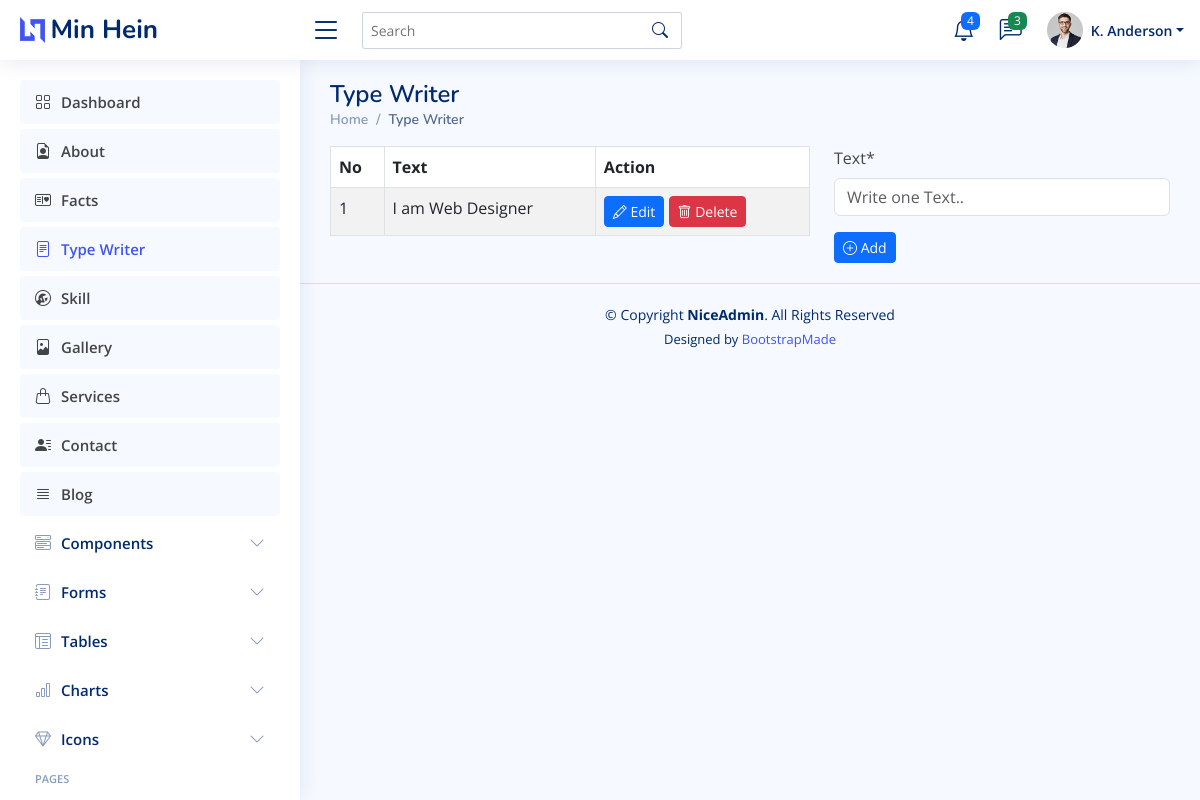
The app's page /dashboard/type_writer/, older data.
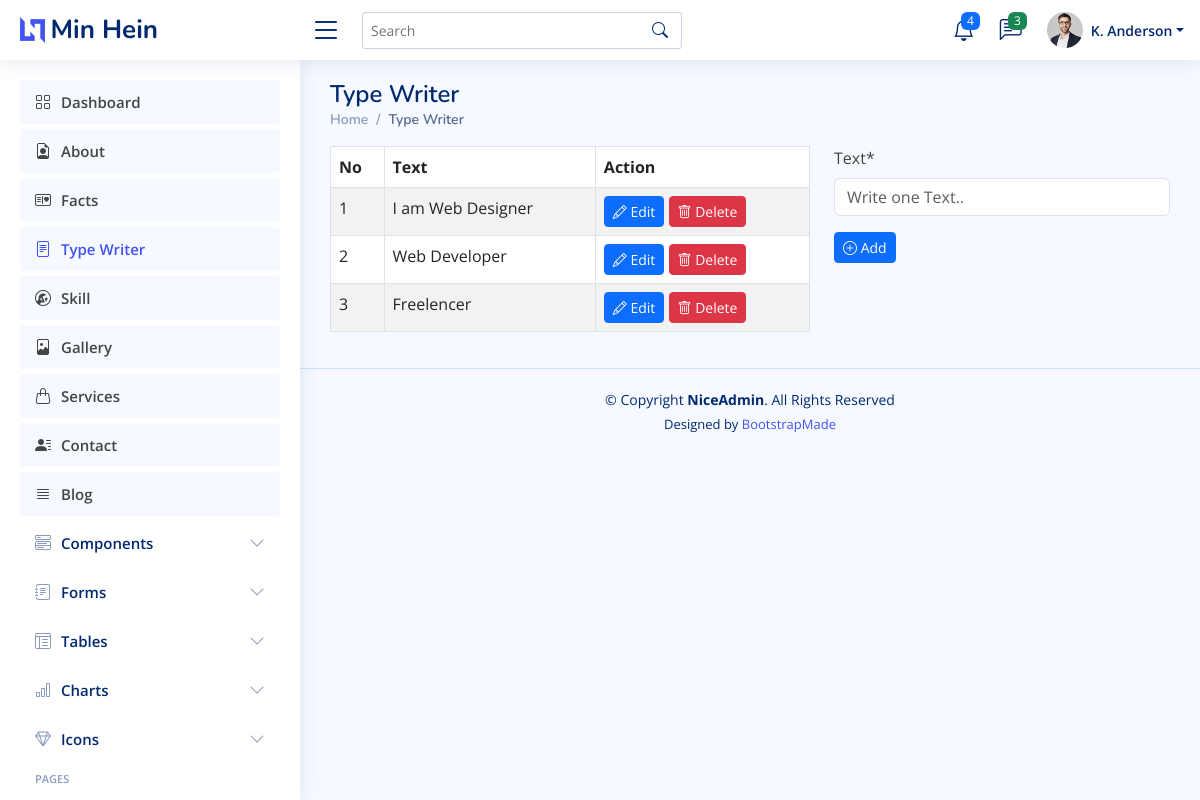
The same page, newer data.
### dashboard/models.py (models this page shows, shortened)
class TypeWriter(models.Model):
    text = models.CharField(max_length=100, null=True)
    created_at = models.DateTimeField(auto_now=True)
    updated_at = models.DateTimeField(auto_now_add=True)
    slug = models.SlugField(max_length=255, null=False,blank=True,unique=True,editable=False,)

### dashboard/views.py (the view)
# urls.py: path('type_writer/', views.type_writer, name="type-writer"),
def type_writer(request):
    page = "type_writer"
    type_writers = TypeWriter.objects.all()
    forms = TypeWriterForm()
    if request.method == "POST":
        form = TypeWriterForm(request.POST)
        if form.is_valid():
            form.save()
            messages.success(request, 'Has been added successfully!')
            return redirect('type-writer')
    context = {'page':page, 'type_writers':type_writers, 'forms':forms}
    return render(request, 'dashboard/type_writer/type_writer.html', context)

### dashboard/forms.py
class TypeWriterForm(forms.ModelForm):
    class Meta:
        model = TypeWriter
        fields = "__all__"
        widgets = {
            'text':forms.TextInput(attrs=({'placeholder':'Write one Text..'})),
        }

### dashboard/templates/dashboard/type_writer/type_writer.html (shortened to what this page needs)
{% extends 'dashboard/main.html' %}
{% load crispy_forms_tags %}
{% block content %}
<div class="pagetitle">
    <h1>Type Writer</h1>
    <nav>
      <ol class="breadcrumb">
        <li class="breadcrumb-item"><a href="{% url 'dashboard' %}">Home</a></li>
        <li class="breadcrumb-item active">Type Writer</li>
      </ol>
    </nav>
</div>
<div class="row">
    <div class="col-md-7">
        <table class="table table-striped table-bordered">
            <thead>
              <tr>
                <th scope="col">No</th>
                <th scope="col">Text</th>
                <th scope="col">Action</th>
              </tr>
            </thead>
            <tbody>
              {% for i in type_writers %}
                <tr>
                    <td>{{ forloop.counter }}</td>
                    <td>{{ i.text }}</td>
                    <td>
                        <a href="{% url 'type-writer-edit' i.slug %}" class="btn btn-primary btn-sm">
                            <i class="bi bi-pencil"></i> Edit
                        </a>
                        <a href="{% url 'type-writer-delete' i.slug %}" class="btn btn-danger btn-sm">
                            <i class="bi bi-trash"></i> Delete
                        </a>
                    </td>
                </tr>
              {% endfor %}
            </tbody>
          </table>
    </div>
    {% if page == "type_writer" %}
    <div class="col-md-5">
        <form method="post">
            {{ forms.text|as_crispy_field }}
            <button type="submit" class="btn btn-primary btn-sm">
                <i class="bi bi-plus-circle"></i> Add
            </button>
        </form>
    </div>
    {% endif %}
</div>
{% endblock content %}

Row changes from the older to the newer data that the page shows:
added TypeWriter: text "Web Developer"
added TypeWriter: text "Freelencer"
